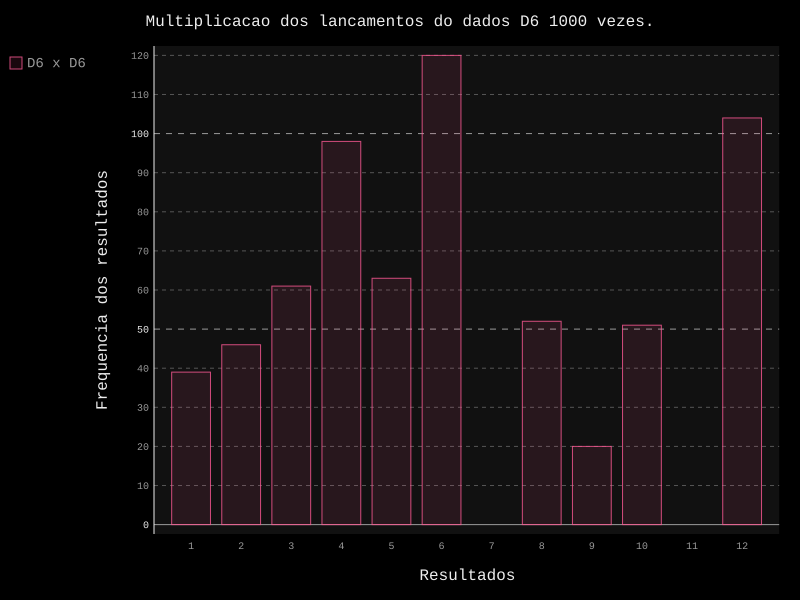

Generate this figure with Python:
from CursoIntensivoPython.Aula15_visualizacao_de_dados.die import Die
import pygal
from pygal.style import NeonStyle

# Cria dois dados
die_1 = Die()
die_2 = Die()

# Armazena os lancamentos dos dados
results = [die_1.roll() * die_2.roll() for roll_num in range(1000)]

# Analisa a frequencia dos resultados
max_results = die_1.num_sides + die_2.num_sides
frequency = [results.count(value) for value in range(1, max_results+1)]

# Plota os dados num grafico de baras
hist = pygal.Bar(style=NeonStyle)
hist.title = 'Multiplicacao dos lancamentos do dados D6 1000 vezes.'
hist.x_labels = list(range(1, max_results+1))
hist.x_title = 'Resultados'
hist.y_title = 'Frequencia dos resultados'

hist.add('D6 x D6', frequency)
hist.render_to_file('multiplicacao.svg')
